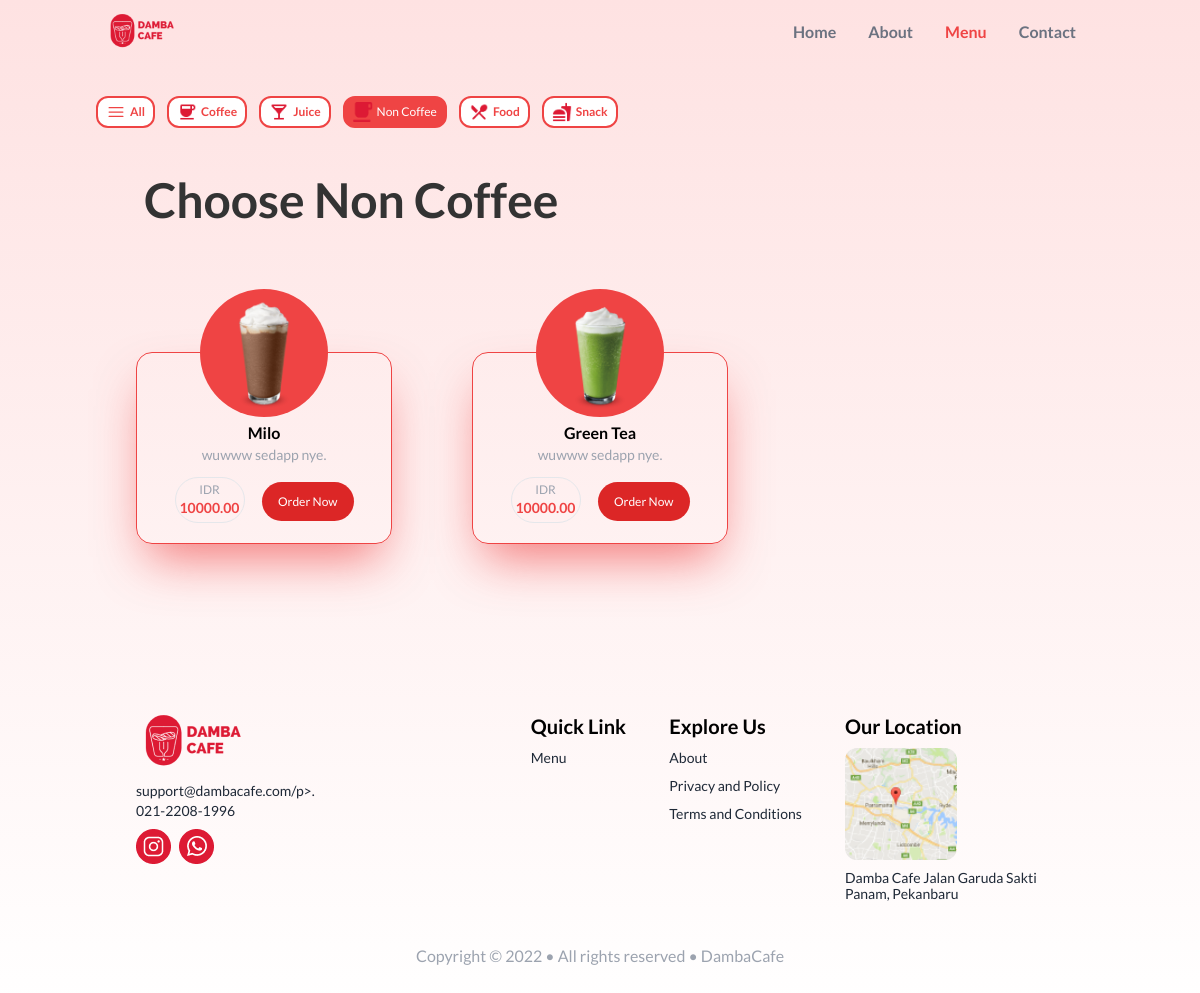
Screenshot of /menu.php?filter=Non Coffee with the database file from the repository.
### tables this page shows
CREATE TABLE menu (
    id INT NOT NULL AUTO_INCREMENT PRIMARY KEY,
    name VARCHAR(255) NOT NULL,
    description TEXT NOT NULL,
    price DECIMAL(10,2) NOT NULL,
    image VARCHAR(255) NOT NULL,
    category VARCHAR(255) NOT NULL
);

### menu.php (the view, shortened to what this page needs)
<?php
include 'config.php';
$filter = $_GET['filter'] ?? 'All';
$nonCoffeeList = [];
if ($filter == 'Non Coffee'  || $filter == 'All') {
    $sql = "SELECT * FROM menu WHERE category = 'Non Coffee'";
    $result = mysqli_query($conn, $sql);
    $nonCoffeeList = mysqli_fetch_all($result, MYSQLI_ASSOC);
}
$nonActive = "flex items-center gap-1 px-2 py-1 text-xs font-semibold text-red-500 bg-white border-2 border-red-500 rounded-xl btn-error";
$active = "flex items-center gap-1 px-2 py-1 text-xs text-white bg-red-500 border-2 border-red-500 rounded-xl btn-error";
?>
<!doctype html>
<html>
<head>
    <link href="./output.css" rel="stylesheet">
    <link href="./style.css" rel="stylesheet">
</head>
<body>
    <main class="min-h-screen px-24 pb-12 mx-auto bg-gradient-to-b from-red-100 to-white">
        <div class="text-red-500 bg-transparent navbar">
            <div class="flex-1">
                <a href="index.php">
                    <img src="images/logo.png" class="w-20">
                </a>
            </div>
            <div class="flex-none">
                <ul class="px-1 font-semibold menu menu-horizontal">
                    <li><a href="index.php" class="text-gray-500">Home</a></li>
                    <li><a href="index.php#about" class="text-gray-500">About</a></li>
                    <li><a href="menu.php">Menu</a></li>
                    <li><a href="index.php#footer" class="text-gray-500">Contact</a></li>
                </ul>
            </div>
        </div>
        <section class="flex flex-col w-24 gap-3 mt-8 md:w-full lg:w-full md:flex-row">
            <a href="menu.php" class="<?php echo $filter == 'All' ? $active : $nonActive ?>">
                <svg xmlns="http://www.w3.org/2000/svg" fill class="w-5 h-5"="none" viewBox="0 0 24 24" stroke-width="1.5" stroke="currentColor" class="w-5 h-5">
                    <path stroke-linecap="round" stroke-linejoin="round" d="M3.75 6.75h16.5M3.75 12h16.5m-16.5 5.25h16.5" />
                </svg>
                All</a>
            <a href="menu.php?filter=Coffee" class="<?php echo $filter == 'Coffee' ? $active : $nonActive ?>">
                <img src="./images/coffee.png" alt="" class="w-5 h-5">
                Coffee</a>
            <a href="menu.php?filter=Juice" class="<?php echo $filter == 'Juice' ? $active : $nonActive ?>">
                <img src="./images/juice.png" alt="" class="w-5 h-5">
                Juice</a>
            <a href="menu.php?filter=Non Coffee" class="<?php echo $filter == 'Non Coffee' ? $active : $nonActive ?>">
                <img src="./images/non-coffee.png" alt="" class="w-5 h-5">
                Non Coffee</a>
            <a href="menu.php?filter=Food" class="<?php echo $filter == 'Food' ? $active : $nonActive ?>">
                <img src="./images/food.png" alt="" class="w-5 h-5">
                Food</a>
            <a href="menu.php?filter=Snack" class="<?php echo $filter == 'Snack' ? $active : $nonActive ?>">
                <img src="./images/snack.png" alt="" class="w-5 h-5">
                Snack</a>
        </section>
        <section class="<?php if ($filter == 'Non Coffee' || $filter == 'All') {
                            echo 'block';
                        } else {
                            echo 'hidden';
                        } ?>">
            <h1 class="px-12 my-12 mb-32 text-5xl font-semibold">Choose Non Coffee</h1>
            <div class="grid grid-cols-1 md:grid-cols-2 lg:md:grid-cols-3 gap-y-24 place-items-center">
                <?php foreach ($nonCoffeeList as $key => $value) { ?>
                    <div class="relative w-64 p-5 border border-red-500 shadow-2xl border-1 rounded-2xl shadow-red-500/70">
                        <div class="absolute top-[-64px] left-0 right-0  mx-auto flex items-center justify-center w-32 h-32 bg-red-500 rounded-full overflow-hidden">
                            <img src="./upload/<?= $value['image'] ?>" class="w-40 p-2">
                        </div>
                        <h2 class="mt-12 font-semibold text-center text-black"><?= $value['name'] ?></h2>
                        <p class="mb-3 text-sm text-center text-gray-400 break-all"><?= $value['description'] ?></p>
                        <div class="flex items-center justify-evenly">
                            <div class="p-1 text-sm border rounded-full border-1 ">
                                <p class="text-xs text-center text-gray-400">IDR</p>
                                <p class="text-sm font-semibold text-center text-red-500"><?= $value['price'] ?></p>
                            </div>
                            <div>
                                <a href="menu.php" class="max-w-lg px-4 py-3 text-xs text-white bg-red-600 rounded-full" onclick="addToCart(<?= $value['id'] ?>, <?= "'" . $value['name'] . "'" ?>,<?= $value['price'] ?>, 1)">Order Now</a>
                            </div>
                        </div>
                    </div>
                <?php } ?>
            </div>
        </section>
        <?php include 'footer.php' ?>
    </main>
</body>
</html>

### style.css (style rules this page uses)
body { font-family: 'Lato', sans-serif; font-size: 16px; line-height: 1.5; color: #333; }

### rows the page displays
menu: image (picture), name "Milo", description "wuwww sedapp nye.", price "10000.00"
menu: image (picture), name "Green Tea", description "wuwww sedapp nye.", price "10000.00"
